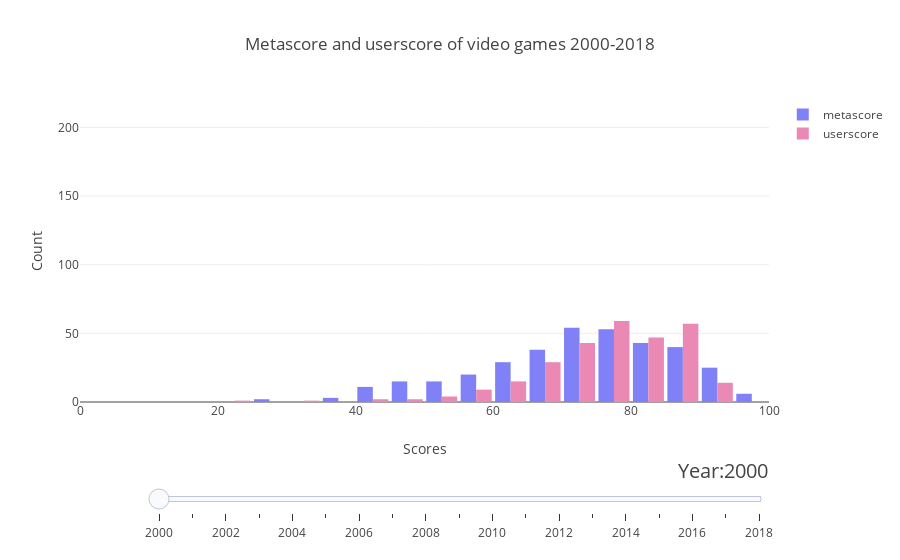

Notebook source saved alongside this figure:
### Code cell
#Plotting meta_games data as histogram, both user-and metascores per year, with a slider.
years = list(range(2000, 2019))
   
# make figure
figure = {
    'data': [],
    'layout': {},
    'frames': []
}

# fill in most of layout
figure['layout']['xaxis'] = {'range': [0, 100], 'title': 'Scores'}
figure['layout']['yaxis'] = {'range': [0, 220],'title': 'Count'}
figure['layout']['title'] = 'Metascore and userscore of video games 2000-2018'
figure['layout']['bargap'] = 0.1
figure['layout']['hovermode'] = 'closest'
figure['layout']['sliders'] = {
    'args': [
        'transition', {
            'duration': 400,
            'easing': 'elastic' #changed "cubic-in-out"
        }
    ],
    'initialValue': '2000',
    'plotlycommand': 'animate',
    'values': years,
    'visible': True
}
figure['layout']['updatemenus'] = [
    {
        #REMOVED BUTTONS HERE
        
        'direction': 'left',
        'pad': {'r': 10, 't': 87},
        'showactive': False,
        'type': 'buttons',
        'x': 0.1,
        'xanchor': 'right',
        'y': 0,
        'yanchor': 'top'
    }
]

sliders_dict = {
    'active': 0,
    'yanchor': 'top',
    'xanchor': 'left',
    'currentvalue': {
        'font': {'size': 20},
        'prefix': 'Year:',
        'visible': True,
        'xanchor': 'right'
    },
    'transition': {'duration': 300, 'easing': 'elastic'}, #changed cubic-in-out
    'pad': {'b': 10, 't': 50},
    'len': 0.9,
    'x': 0.1,
    'y': 0,
    'steps': []
}

# make data
year = 2000
userscore_raw2000 = (meta_games_years[2000]['userscore'])
userscore_list2000 = np.sort(userscore_raw2000.astype(np.float)*10)
meta_games_by_year= meta_games[meta_games['year'] == year]
userscore_list_nonan2000=[]
for score in userscore_list2000:
    if not np.isnan(score):
        userscore_list_nonan2000.append(int(score))

#2 datadicts which are put into figure['data'], like trace 1 and 2
data_dict_2000meta = H({
    'x': list(meta_games_by_year['metascore']), #changed _and_cont
    #'histnorm': 'percent',
    "histfunc" : "count",
    'name': "metascore",
    'xbins' : dict(
            start=0,
            end=100,
            size=5
    ),
    'marker' : dict(
        color='#8181F7'
    )
})
figure['data'].append(data_dict_2000meta)

data_dict_2000user = H({
    'x': userscore_list2000,
    #'histnorm': 'percent',
    'histfunc': 'count',
    'name': "userscore",
    'xbins': dict(
        start=0,
        end=100,
        size=5
    ),
    'marker': dict(
        color='#EB89B5'
    )
})
figure['data'].append(data_dict_2000user)

##mean line only relevant for attempt at mean 
#trace_usermean2000 = go.Scatter(
#    x = [np.mean(userscore_list_nonan2000)]*250,
#    y = list(range(0, 250)),
#    mode = 'lines',
#    name = 'userscore mean'
#)
#trace_metamean2000 = go.Scatter(
#    x = [np.mean(meta_games_by_year['metascore'])]*250,
#    y = list(range(0, 250)),
#    mode = 'lines',
#    name = 'metascore mean'
#    )
#figure['data'].append(trace_usermean2000)
#figure['data'].append(trace_metamean2000)
    
#make frames for histogram slider
for year in years:
    frame = {'data': [], 'name': str(year)}
    
    
    meta_games_by_year= meta_games[meta_games['year'] == year]
    
    data_dict1 = H({
            'x': list(meta_games_by_year['metascore']),
            #'histnorm': 'percent',
            'histfunc': 'count',
            'name': "metascore",
            'xbins' : dict(
                start=0,
                end=100,
                size=5
            ),
            'marker':dict(
                color='#8181F7'
            )
    })
      
    #list of userscores as float, sorted and as floats
    userscore_raw = (meta_games_years[year]['userscore'])
    userscore_list = np.sort(userscore_raw.astype(np.float)*10) #I guess sort is useless in a hist
        
    #make list without nans, not relevant for histogram
    #userscore_list_nonan=[]
    #for score in userscore_list:
    #            if not np.isnan(score):
    #                userscore_list_nonan.append(int(score))
                    
    data_dict2 = H({
            'x': userscore_list,
            #'histnorm': 'percent',
            'histfunc': 'count',
            'name': "userscore",
            'xbins': dict(
                start=0,
                end=100,
                size=5
            ),
            'marker': dict(
                color='#EB89B5'
            )
    })
    ##Attempt at adding mean-line for histograms - but it disables the bars
    #trace_usermean = go.Scatter(
    #x = [np.mean(userscore_list_nonan)]*250,
    #y = list(range(0, 250)),
    #mode = 'lines',
    #name = 'userscore mean'
    #)
    #trace_metamean = go.Scatter(
    #x = [np.mean(meta_games_by_year['metascore'])]*250,
    #y = list(range(0, 250)),
    #mode = 'lines',
    #name = 'metascore mean'
    #)
    
    frame['data'].append(data_dict1)
    frame['data'].append(data_dict2)
    #frame['data'].append(trace_metamean)
    #frame['data'].append(trace_usermean)
    
    
    figure['frames'].append(frame)
    slider_step = {'args': [
        [year],
        {'frame': {'duration': 300, 'redraw': False},
         'mode': 'immediate',
         
       'transition': {'duration': 300}}
     ],
     'label': year,
     'method': 'animate'}
    sliders_dict['steps'].append(slider_step)
    
figure['layout']['sliders'] = [sliders_dict]

iplot(figure)

### Figure 1 — Plotly figure (JSON) as saved in the notebook; plotly's stock layout.template omitted (floating-point values rounded to 4 significant figures; data arrays with more than 128 entries replaced by an {"elided": "..."} marker saying what was removed)
{"data": [{"histfunc": "count", "marker": {"color": "#8181F7"}, "name": "metascore", "type": "histogram", "uid": "d9d9fd6c-8102-4cf5-8c3b-6c1ea532c5e6", "x": {"elided": "354 int values"}, "xbins": {"end": 100, "size": 5, "start": 0}}, {"histfunc": "count", "marker": {"color": "#EB89B5"}, "name": "userscore", "type": "histogram", "uid": "01915203-5ca5-4fa0-9640-d8f003293355", "x": {"elided": "354 int values"}, "xbins": {"end": 100, "size": 5, "start": 0}}], "layout": {"bargap": 0.1, "hovermode": "closest", "sliders": [{"active": 0, "currentvalue": {"font": {"size": 20}, "prefix": "Year:", "visible": true, "xanchor": "right"}, "len": 0.9, "pad": {"b": 10, "t": 50}, "steps": [{"args": [[2000], {"frame": {"duration": 300, "redraw": false}, "mode": "immediate", "transition": {"duration": 300}}], "label": "2000", "method": "animate"}, {"args": [[2001], {"frame": {"duration": 300, "redraw": false}, "mode": "immediate", "transition": {"duration": 300}}], "label": "2001", "method": "animate"}, {"args": [[2002], {"frame": {"duration": 300, "redraw": false}, "mode": "immediate", "transition": {"duration": 300}}], "label": "2002", "method": "animate"}, {"args": [[2003], {"frame": {"duration": 300, "redraw": false}, "mode": "immediate", "transition": {"duration": 300}}], "label": "2003", "method": "animate"}, {"args": [[2004], {"frame": {"duration": 300, "redraw": false}, "mode": "immediate", "transition": {"duration": 300}}], "label": "2004", "method": "animate"}, {"args": [[2005], {"frame": {"duration": 300, "redraw": false}, "mode": "immediate", "transition": {"duration": 300}}], "label": "2005", "method": "animate"}, {"args": [[2006], {"frame": {"duration": 300, "redraw": false}, "mode": "immediate", "transition": {"duration": 300}}], "label": "2006", "method": "animate"}, {"args": [[2007], {"frame": {"duration": 300, "redraw": false}, "mode": "immediate", "transition": {"duration": 300}}], "label": "2007", "method": "animate"}, {"args": [[2008], {"frame": {"duration": 300, "redraw": false}, "mode": "immediate", "transition": {"duration": 300}}], "label": "2008", "method": "animate"}, {"args": [[2009], {"frame": {"duration": 300, "redraw": false}, "mode": "immediate", "transition": {"duration": 300}}], "label": "2009", "method": "animate"}, {"args": [[2010], {"frame": {"duration": 300, "redraw": false}, "mode": "immediate", "transition": {"duration": 300}}], "label": "2010", "method": "animate"}, {"args": [[2011], {"frame": {"duration": 300, "redraw": false}, "mode": "immediate", "transition": {"duration": 300}}], "label": "2011", "method": "animate"}, {"args": [[2012], {"frame": {"duration": 300, "redraw": false}, "mode": "immediate", "transition": {"duration": 300}}], "label": "2012", "method": "animate"}, {"args": [[2013], {"frame": {"duration": 300, "redraw": false}, "mode": "immediate", "transition": {"duration": 300}}], "label": "2013", "method": "animate"}, {"args": [[2014], {"frame": {"duration": 300, "redraw": false}, "mode": "immediate", "transition": {"duration": 300}}], "label": "2014", "method": "animate"}, {"args": [[2015], {"frame": {"duration": 300, "redraw": false}, "mode": "immediate", "transition": {"duration": 300}}], "label": "2015", "method": "animate"}, {"args": [[2016], {"frame": {"duration": 300, "redraw": false}, "mode": "immediate", "transition": {"duration": 300}}], "label": "2016", "method": "animate"}, {"args": [[2017], {"frame": {"duration": 300, "redraw": false}, "mode": "immediate", "transition": {"duration": 300}}], "label": "2017", "method": "animate"}, {"args": [[2018], {"frame": {"duration": 300, "redraw": false}, "mode": "immediate", "transition": {"duration": 300}}], "label": "2018", "method": "animate"}], "transition": {"duration": 300, "easing": "elastic"}, "x": 0.1, "xanchor": "left", "y": 0, "yanchor": "top"}], "title": "Metascore and userscore of video games 2000-2018", "updatemenus": [{"direction": "left", "pad": {"r": 10, "t": 87}, "showactive": false, "type": "buttons", "x": 0.1, "xanchor": "right", "y": 0, "yanchor": "top"}], "xaxis": {"range": [0, 100], "title": "Scores"}, "yaxis": {"range": [0, 220], "title": "Count"}}}
